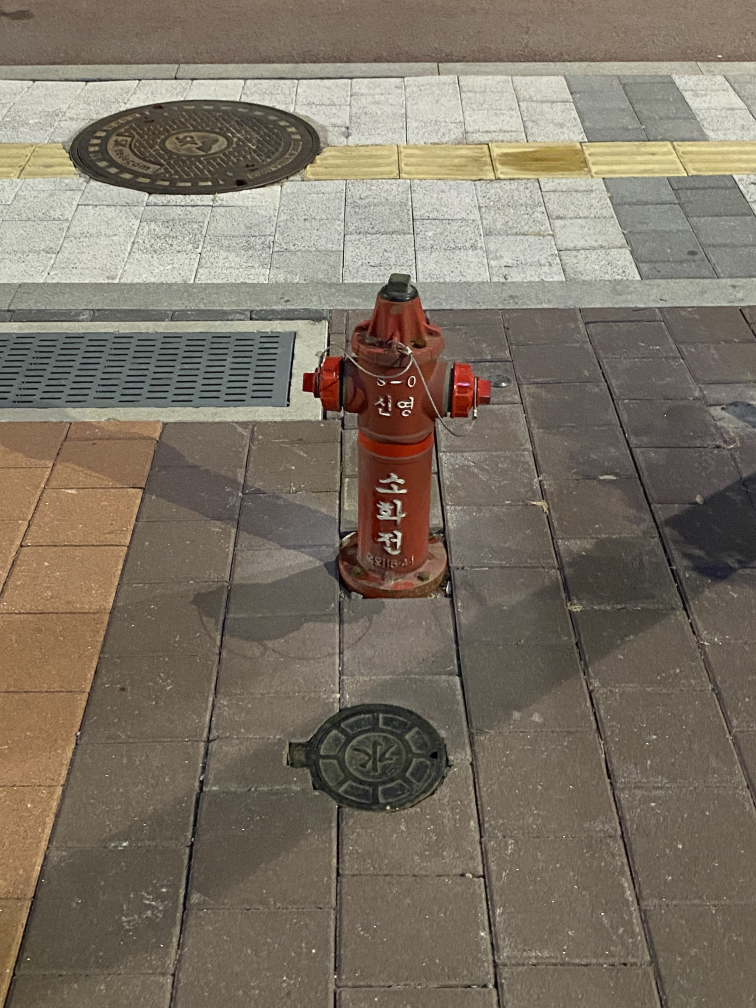
#> input picture CNN-Fundamental/K_1.jpeg, 3024 x 4032 px (shown at 1/4 size)
$ python cccc.py
#> lines starting #> are read from the running program, lines starting #| are printed output that depends on the picture
import struct
import numpy as np
import cv2

def write_sift_file(filename, location_data, descriptor_data, has_color=False):
    npoint = location_data.shape[0]
    # print(location_data.shape, descriptor_data)
    if has_color:
        name = 0x54494653  # 'SIFT' in little-endian format
        version = 0x305F352E  # '5.0' in little-endian format
    else:
        name = 0x54464953  # 'SIFT' in little-endian format
        version = 0x56352e30  # ('V'+('5'<<8)+('.'<<16)+('0'<<24)) # ColorInfo

    # Create header data
    header = [name, version, npoint, 5, 128]
    header_data = struct.pack('5i', *header)

    # Sort features in the order of decreasing importance
    sorted_indices = np.argsort(-location_data[:, 2])

    # Create location data
    location_data = location_data[sorted_indices, :]
    location_data[:, 2] = location_data[:, 2].clip(0, 255)  # clip color values to [0, 255]
    location_data[:, 3:5] = 0  # set scale and orientation to 0
    location_data = location_data.astype(np.float32)
    location_data = location_data.view(np.uint8).reshape(-1, 20)
    print(location_data.shape)

    ### Create descriptor data
    # Normalize the descriptors to have a 512 norm
    descriptor_data = np.array([d / np.linalg.norm(d) * 512 for d in descriptor_data])

    # Pad zeros to make the descriptors 128-dimensional
    padded_descriptor_data = np.pad(descriptor_data, ((0, 0), (0, 128 - descriptor_data.shape[1])), mode='constant')

    padded_descriptor_data = padded_descriptor_data.clip(0, 255)  # clip values to [0, 255]
    padded_descriptor_data = padded_descriptor_data.astype(np.uint8)

    # Write data to file
    with open(filename, 'wb') as f:
        f.write(header_data)
        # print(header.shape)
        f.write(location_data.tobytes())
        print(location_data.shape)
        f.write(padded_descriptor_data.tobytes())
        print(padded_descriptor_data.shape)
        f.write(struct.pack('I', 0xff454f46))   # write EOF marker

def write_matches_txt(descriptor_list,image_names):
     # 특징점 매칭
    bf = cv2.BFMatcher(cv2.NORM_HAMMING, crossCheck=True)
    matches_list = []
    for i in range(len(descriptor_list) - 1):
        matches = bf.match(descriptor_list[i], descriptor_list[i+1])
        matches = sorted(matches, key=lambda x: x.distance)
        matches_list.append(matches)

    # 대응 정보를 담은 txt 파일 생성
    with open('matches.txt', 'w') as f:
        for i, matches in enumerate(matches_list):
            f.write(f"{image_names[i]}.jpeg {image_names[i+1]}.jpeg {len(matches)}\n")
            for match in matches:
                f.write(f"{match.queryIdx} ")
            f.write("\n")
            for match in matches:
                f.write(f"{match.trainIdx} ")
            f.write("\n")

def feature_extration_matching(image_paths):
    descriptors_list = []
    image_Names = []

    for path in image_paths:
        imageName = path.split('.')[0]
        image_Names.append(imageName)
        # Load an image
        img = cv2.imread(path, cv2.IMREAD_GRAYSCALE)
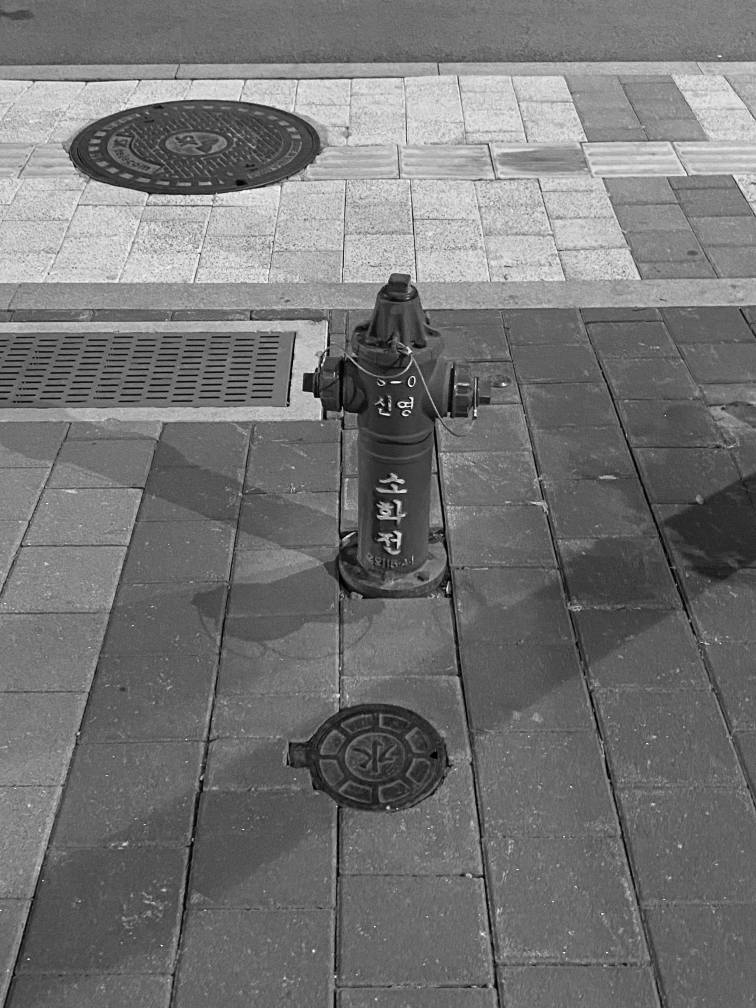
#> img: shape (4032, 3024) (shown at 1/4 size); min 0, max 255, mean 116.1

        # Initialize ORB detector
        orb = cv2.ORB_create()

        # Detect and compute keypoints and descriptors
        keypoints, descriptors = orb.detectAndCompute(img, None)
#> keypoints = 500 keypoints; strongest (x, y, size): (2661, 1661, 31), (1613, 1617, 64.3), (1650, 1510, 53.6), (2660, 1661, 37.2)

        # Descriptors_list for Matching
        descriptors_list.append(descriptors)

        # Convert keypoints to location_data
        location_data = np.zeros((len(keypoints), 5), dtype=np.float32)
#> location_data = 500 rows, first 6: [0, 0, 0, 0, 0], [0, 0, 0, 0, 0], [0, 0, 0, 0, 0], [0, 0, 0, 0, 0], [0, 0, 0, 0, 0], [0, 0, 0, 0, 0]
        for i, kp in enumerate(keypoints):
            location_data[i, :] = [kp.pt[0], kp.pt[1], 0, kp.size, kp.angle]
#> this loop made 500 passes
#> kp on passes 1 to 3: keypoint at (1588, 1915), size 31, keypoint at (1554, 2159), size 31, keypoint at (748, 3049), size 31
#> after the loop, location_data = 500 rows, first 6: [1588, 1915, 0, 31, 126.4], [1554, 2159, 0, 31, 179], [748, 3049, 0, 31, 173.3], [2662, 1664, 0, 31, 151.7], [1530, 1600, 0, 31, 157], [423, 3101, 0, 31, 30.24]

        # Convert descriptors to descriptor_data
        descriptor_data = descriptors.astype(np.float32)

        # Write data to .sift file
        write_sift_file(f'{imageName}.sift', location_data, descriptor_data)
#> in write_sift_file, `sorted_indices = np.argsort(-location_data[:, 2])`: sorted_indices = 500 values, max 499 at index 499, min 0 at index 0, mean 249.5
#> in write_sift_file, `location_data = location_data[sorted_indices, :]`: location_data = 500 rows, first 6: [1588, 1915, 0, 31, 126.4], [1584.2, 2150.3, 0, 64.28, 332.2], [1607, 1654.7, 0, 64.28, 321], [1250.4, 1571.8, 0, 64.28, 123.6], [1341.6, 3904.6, 0, 64.28, 149.4], [1644.4, 1405.9, 0, 64.28, 165.2]
#> in write_sift_file, `location_data = location_data.astype(np.float32)`: location_data = 500 rows, first 6: [1588, 1915, 0, 0, 0], [1584.2, 2150.3, 0, 0, 0], [1607, 1654.7, 0, 0, 0], [1250.4, 1571.8, 0, 0, 0], [1341.6, 3904.6, 0, 0, 0], [1644.4, 1405.9, 0, 0, 0]
#> in write_sift_file, `location_data = location_data.view(np.uint8).reshape(-1, 20)`:
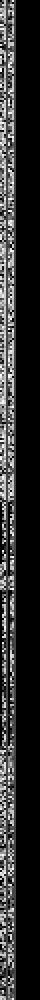
#> location_data: shape (500, 20) (shown 2 times larger); min 0, max 255, mean 43.1
#| (500, 20)
#| (500, 20)
#| (500, 128)
#> pass 2 of the loop in feature_extration_matching, `for path in image_paths:`:
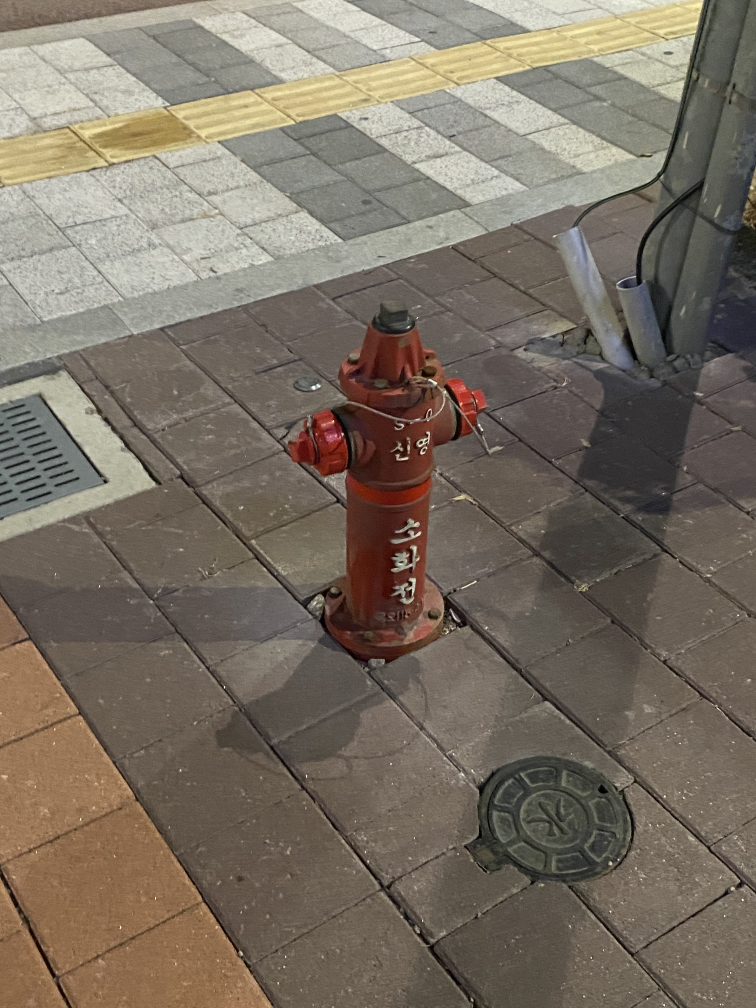
#> input picture CNN-Fundamental/K_2.jpeg, 3024 x 4032 px (shown at 1/4 size)
#> in feature_extration_matching, `img = cv2.imread(path, cv2.IMREAD_GRAYSCALE)`:
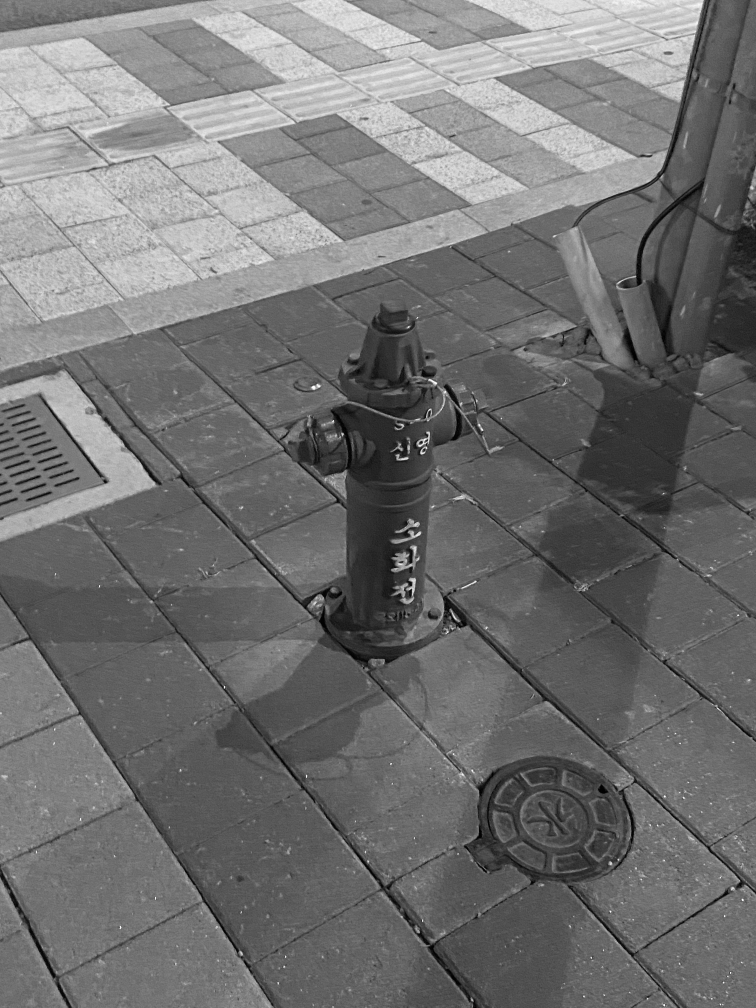
#> img: shape (4032, 3024) (shown at 1/4 size); min 0, max 255, mean 113.3
#> keypoints = 500 keypoints; strongest (x, y, size): (897, 2753, 31), (898, 2746, 37.2), (898, 2744, 31), (896, 2753, 37.2)
#> in feature_extration_matching, `location_data = np.zeros((len(keypoints), 5), dtype=np.float32)`: location_data = 500 rows, first 6: [0, 0, 0, 0, 0], [0, 0, 0, 0, 0], [0, 0, 0, 0, 0], [0, 0, 0, 0, 0], [0, 0, 0, 0, 0], [0, 0, 0, 0, 0]
#> the loop in feature_extration_matching, `for i, kp in enumerate(keypoints):` made 500 passes
#> kp on passes 1 to 3: keypoint at (2974, 3602), size 31, keypoint at (1114, 3930), size 31, keypoint at (1687, 1764), size 31
#> after the loop in feature_extration_matching, `for i, kp in enumerate(keypoints):`: location_data = 500 rows, first 6: [2974, 3602, 0, 31, 194.7], [1114, 3930, 0, 31, 124.6], [1687, 1764, 0, 31, 19.4], [1720, 1644, 0, 31, 351.8], [2735, 3194, 0, 31, 280.2], [620, 3589, 0, 31, 18.11]
#> in write_sift_file (call 2), `location_data = location_data[sorted_indices, :]`: location_data = 500 rows, first 6: [2974, 3602, 0, 31, 194.7], [1698.3, 1793.7, 0, 64.28, 238.8], [1708.6, 1758.4, 0, 64.28, 173.2], [1719, 1644.4, 0, 64.28, 36], [1333.3, 1681.7, 0, 64.28, 157.8], [2892.7, 3927.4, 0, 64.28, 337.4]
#> in write_sift_file (call 2), `location_data = location_data.astype(np.float32)`: location_data = 500 rows, first 6: [2974, 3602, 0, 0, 0], [1698.3, 1793.7, 0, 0, 0], [1708.6, 1758.4, 0, 0, 0], [1719, 1644.4, 0, 0, 0], [1333.3, 1681.7, 0, 0, 0], [2892.7, 3927.4, 0, 0, 0]
#> in write_sift_file (call 2), `location_data = location_data.view(np.uint8).reshape(-1, 20)`:
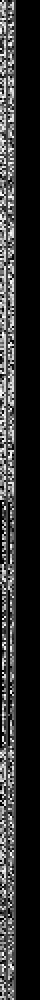
#> location_data: shape (500, 20) (shown 2 times larger); min 0, max 255, mean 42.4
#| (500, 20)
#| (500, 20)
#| (500, 128)


    # Write Matches
    write_matches_txt(descriptors_list,image_Names)
#> the loop in write_matches_txt, `for i in range(len(descriptor_list) - 1):` made 1 pass
#> matches on pass 1: 142 matches
#> after the loop in write_matches_txt, `for i in range(len(descriptor_list) - 1):`: matches_list = 1 matches
#> the loop in write_matches_txt, `for i, matches in enumerate(matches_list):` made 1 pass

image_paths = [
    "K_1.jpeg",
    'K_2.jpeg'
]

feature_extration_matching(image_paths)
